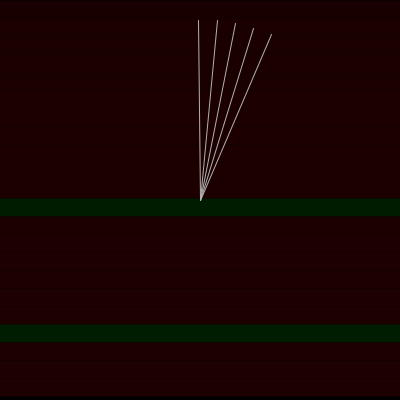
Frame 1 (no input)
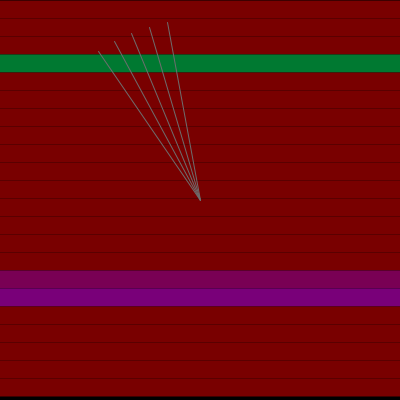
Frame 60 (the mouse pressed at the canvas centre just before this capture)
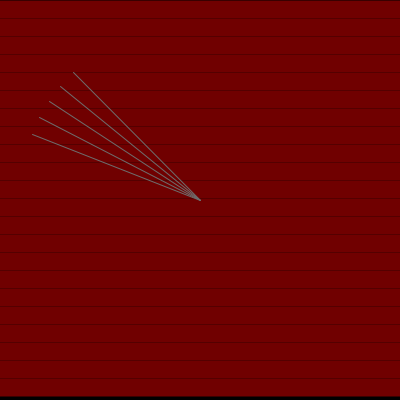
Frame 120 (the mouse held since frame 60 and released just before this capture)

The Processing sketch that drew these frames (run headless with seeded random() and noise(); from frame 60 on, the mouse is pressed at the canvas centre):

// Processing sketch: Aborted_Clock
// ── Aborted_Clock.pde
void setup(){
  size(400, 400);
  windowTitle("The Clock Piece mk.III");
}

void draw(){
  background(0);
  
  strokeWeight(height / hour());
  colorMode(HSB, 1, 100, 100);
  for (int i = 0; i < hour(); i++) {
    stroke(/*hue*/ random(hour()), /*saturation*/ 100, /*brightness*/ lerp(0, 50, abs(sin(map(millis() * 0.125, 0, 1000, 0, TAU)))));
    line(0, height / hour() * i + (height / hour()) * 0.5, width, height / hour() * i + (height / hour()) * 0.5); 
  }
  
  colorMode(HSB, 360, 100, 100);
  translate(width/2, height/2);
  rotate(frameCount * -0.01);
  stroke(lerpColor(155, 255, sin(map(millis(), 0, 1000, 0, TAU))));
  strokeWeight(1);
  for (int i = 0; i < minute(); i++) {
    float minRad = width * 0.45;
    line(0, 0, minRad * cos(map(i, 0, 60, TAU * -0.25, TAU * 0.75)), minRad * sin(map(i, 0, 60, TAU * -0.25, TAU * 0.75)));
  }
  
  if (frameCount == 1) {save("GD105 Clock Piece output.png");}
}
